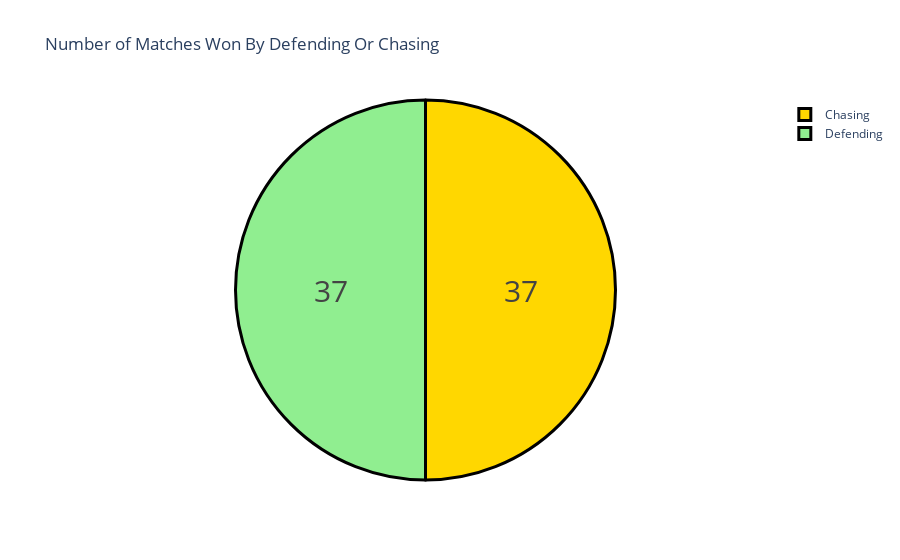

The cell this chart's notebook holds for it:
### Markdown cell above
This code uses the plotly library to create a bar chart showing the number of matches won by each team in the Indian Premier League (IPL) of 2022. 

First, the code counts the number of wins for each team using the `value_counts()` method and stores the result in a pandas DataFrame. The column names of the DataFrame are then changed to 'team' and 'wins' using the `columns` attribute.

Next, the `px.bar()` function from the plotly express module is used to create the bar chart. The 'team' column is used for the x-axis and the 'wins' column for the y-axis. The title of the chart is set to "Number of Matches Won in IPL 2022" using the `title` parameter.

Finally, the chart is displayed using the `show()` method.

The graph demonstrates that Gujrat is in first place in the competition after winning eight games. It is an achievement for Gujrat as a new team in IPL, where previously Mumbai was the least performing team.

### Code cell
data["won_by"] = data["won_by"].map({"Wickets": "Chasing",
                                     "Runs": "Defending"})
won_by = data["won_by"].value_counts()
label = won_by.index
counts = won_by.values
colors = ['gold', 'lightgreen']

fig = go.Figure(data=[go.Pie(labels=label, values=counts)])
fig.update_layout(title_text='Number of Matches Won By Defending Or Chasing')
fig.update_traces(hoverinfo='label+percent', textinfo='value',
                  textfont_size=30,
                  marker=dict(colors=colors,
                              line=dict(color='black', width=3)))
fig.show()

### Figure 1 — Plotly figure (JSON) as saved in the notebook; plotly's stock layout.template omitted (floating-point values rounded to 4 significant figures)
{"data": [{"hoverinfo": "label+percent", "labels": ["Chasing", "Defending"], "marker": {"colors": ["gold", "lightgreen"], "line": {"color": "black", "width": 3}}, "textfont": {"size": 30}, "textinfo": "value", "type": "pie", "values": [37, 37]}], "layout": {"title": {"text": "Number of Matches Won By Defending Or Chasing"}}}
